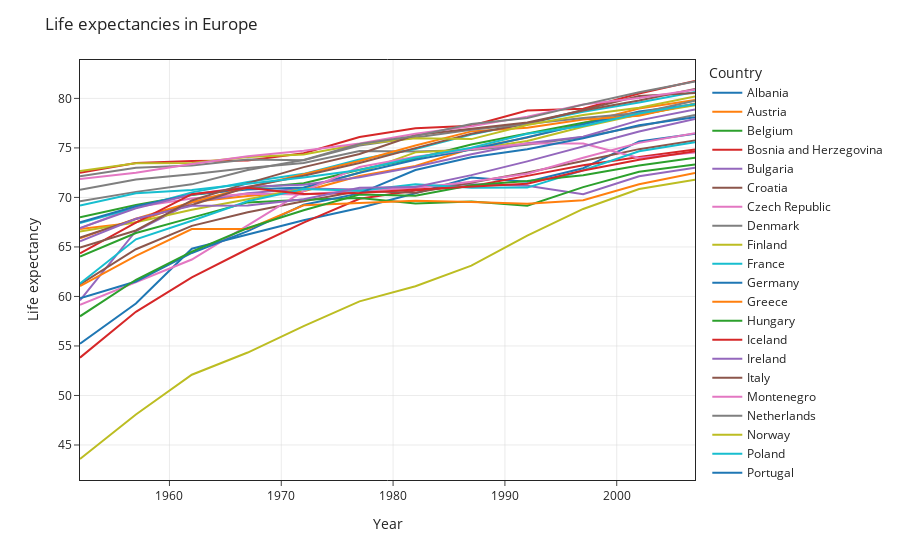

Write notebook code for a chart like this one.
### Markdown cell above
### - - - Simple plot 01

### Code cell
fig = px.line(df, x="year", y="lifeExp", color="country",
              color_discrete_sequence=px.colors.qualitative.D3,
              labels={"year": "Year",  "lifeExp": "Life expectancy", "country": "Country"})

# update layout
fig.update_layout(template="simple_white",
                  title="Life expectancies in Europe")

# update x axis
# fig.update_xaxes(range=[0,5])    # update range
fig.update_xaxes(mirror=True)     # update axes
fig.update_xaxes(showgrid=True, gridcolor='#d6d6d6', gridwidth=.5)    # update grid

# # update y axis
fig.update_yaxes(mirror=True)     # update axes
fig.update_yaxes(showgrid=True, gridcolor='#d6d6d6', gridwidth=.5)    # update grid

# save image
fig.write_image("images/simple_line_plot_01.png", width=1080, height=720, scale=3)
fig.show()

### Figure 1 — Plotly figure (JSON) as saved in the notebook; plotly's stock layout.template omitted (floating-point values rounded to 4 significant figures)
{"data": [{"hovertemplate": "Country=Albania<br>Year=%{x}<br>Life expectancy=%{y}<extra></extra>", "legendgroup": "Albania", "line": {"color": "#1F77B4", "dash": "solid"}, "mode": "lines", "name": "Albania", "orientation": "v", "showlegend": true, "type": "scatter", "x": [1952, 1957, 1962, 1967, 1972, 1977, 1982, 1987, 1992, 1997, 2002, 2007], "xaxis": "x", "y": [55.23, 59.28, 64.82, 66.22, 67.69, 68.93, 70.42, 72, 71.58, 72.95, 75.65, 76.42], "yaxis": "y"}, {"hovertemplate": "Country=Austria<br>Year=%{x}<br>Life expectancy=%{y}<extra></extra>", "legendgroup": "Austria", "line": {"color": "#FF7F0E", "dash": "solid"}, "mode": "lines", "name": "Austria", "orientation": "v", "showlegend": true, "type": "scatter", "x": [1952, 1957, 1962, 1967, 1972, 1977, 1982, 1987, 1992, 1997, 2002, 2007], "xaxis": "x", "y": [66.8, 67.48, 69.54, 70.14, 70.63, 72.17, 73.18, 74.94, 76.04, 77.51, 78.98, 79.83], "yaxis": "y"}, {"hovertemplate": "Country=Belgium<br>Year=%{x}<br>Life expectancy=%{y}<extra></extra>", "legendgroup": "Belgium", "line": {"color": "#2CA02C", "dash": "solid"}, "mode": "lines", "name": "Belgium", "orientation": "v", "showlegend": true, "type": "scatter", "x": [1952, 1957, 1962, 1967, 1972, 1977, 1982, 1987, 1992, 1997, 2002, 2007], "xaxis": "x", "y": [68, 69.24, 70.25, 70.94, 71.44, 72.8, 73.93, 75.35, 76.46, 77.53, 78.32, 79.44], "yaxis": "y"}, {"hovertemplate": "Country=Bosnia and Herzegovina<br>Year=%{x}<br>Life expectancy=%{y}<extra></extra>", "legendgroup": "Bosnia and Herzegovina", "line": {"color": "#D62728", "dash": "solid"}, "mode": "lines", "name": "Bosnia and Herzegovina", "orientation": "v", "showlegend": true, "type": "scatter", "x": [1952, 1957, 1962, 1967, 1972, 1977, 1982, 1987, 1992, 1997, 2002, 2007], "xaxis": "x", "y": [53.82, 58.45, 61.93, 64.79, 67.45, 69.86, 70.69, 71.14, 72.18, 73.24, 74.09, 74.85], "yaxis": "y"}, {"hovertemplate": "Country=Bulgaria<br>Year=%{x}<br>Life expectancy=%{y}<extra></extra>", "legendgroup": "Bulgaria", "line": {"color": "#9467BD", "dash": "solid"}, "mode": "lines", "name": "Bulgaria", "orientation": "v", "showlegend": true, "type": "scatter", "x": [1952, 1957, 1962, 1967, 1972, 1977, 1982, 1987, 1992, 1997, 2002, 2007], "xaxis": "x", "y": [59.6, 66.61, 69.51, 70.42, 70.9, 70.81, 71.08, 71.34, 71.19, 70.32, 72.14, 73.0], "yaxis": "y"}, {"hovertemplate": "Country=Croatia<br>Year=%{x}<br>Life expectancy=%{y}<extra></extra>", "legendgroup": "Croatia", "line": {"color": "#8C564B", "dash": "solid"}, "mode": "lines", "name": "Croatia", "orientation": "v", "showlegend": true, "type": "scatter", "x": [1952, 1957, 1962, 1967, 1972, 1977, 1982, 1987, 1992, 1997, 2002, 2007], "xaxis": "x", "y": [61.21, 64.77, 67.13, 68.5, 69.61, 70.64, 70.46, 71.52, 72.53, 73.68, 74.88, 75.75], "yaxis": "y"}, {"hovertemplate": "Country=Czech Republic<br>Year=%{x}<br>Life expectancy=%{y}<extra></extra>", "legendgroup": "Czech Republic", "line": {"color": "#E377C2", "dash": "solid"}, "mode": "lines", "name": "Czech Republic", "orientation": "v", "showlegend": true, "type": "scatter", "x": [1952, 1957, 1962, 1967, 1972, 1977, 1982, 1987, 1992, 1997, 2002, 2007], "xaxis": "x", "y": [66.87, 69.03, 69.9, 70.38, 70.29, 70.71, 70.96, 71.58, 72.4, 74.01, 75.51, 76.49], "yaxis": "y"}, {"hovertemplate": "Country=Denmark<br>Year=%{x}<br>Life expectancy=%{y}<extra></extra>", "legendgroup": "Denmark", "line": {"color": "#7F7F7F", "dash": "solid"}, "mode": "lines", "name": "Denmark", "orientation": "v", "showlegend": true, "type": "scatter", "x": [1952, 1957, 1962, 1967, 1972, 1977, 1982, 1987, 1992, 1997, 2002, 2007], "xaxis": "x", "y": [70.78, 71.81, 72.35, 72.96, 73.47, 74.69, 74.63, 74.8, 75.33, 76.11, 77.18, 78.33], "yaxis": "y"}, {"hovertemplate": "Country=Finland<br>Year=%{x}<br>Life expectancy=%{y}<extra></extra>", "legendgroup": "Finland", "line": {"color": "#BCBD22", "dash": "solid"}, "mode": "lines", "name": "Finland", "orientation": "v", "showlegend": true, "type": "scatter", "x": [1952, 1957, 1962, 1967, 1972, 1977, 1982, 1987, 1992, 1997, 2002, 2007], "xaxis": "x", "y": [66.55, 67.49, 68.75, 69.83, 70.87, 72.52, 74.55, 74.83, 75.7, 77.13, 78.37, 79.31], "yaxis": "y"}, {"hovertemplate": "Country=France<br>Year=%{x}<br>Life expectancy=%{y}<extra></extra>", "legendgroup": "France", "line": {"color": "#17BECF", "dash": "solid"}, "mode": "lines", "name": "France", "orientation": "v", "showlegend": true, "type": "scatter", "x": [1952, 1957, 1962, 1967, 1972, 1977, 1982, 1987, 1992, 1997, 2002, 2007], "xaxis": "x", "y": [67.41, 68.93, 70.51, 71.55, 72.38, 73.83, 74.89, 76.34, 77.46, 78.64, 79.59, 80.66], "yaxis": "y"}, {"hovertemplate": "Country=Germany<br>Year=%{x}<br>Life expectancy=%{y}<extra></extra>", "legendgroup": "Germany", "line": {"color": "#1F77B4", "dash": "solid"}, "mode": "lines", "name": "Germany", "orientation": "v", "showlegend": true, "type": "scatter", "x": [1952, 1957, 1962, 1967, 1972, 1977, 1982, 1987, 1992, 1997, 2002, 2007], "xaxis": "x", "y": [67.5, 69.1, 70.3, 70.8, 71, 72.5, 73.8, 74.85, 76.07, 77.34, 78.67, 79.41], "yaxis": "y"}, {"hovertemplate": "Country=Greece<br>Year=%{x}<br>Life expectancy=%{y}<extra></extra>", "legendgroup": "Greece", "line": {"color": "#FF7F0E", "dash": "solid"}, "mode": "lines", "name": "Greece", "orientation": "v", "showlegend": true, "type": "scatter", "x": [1952, 1957, 1962, 1967, 1972, 1977, 1982, 1987, 1992, 1997, 2002, 2007], "xaxis": "x", "y": [65.86, 67.86, 69.51, 71, 72.34, 73.68, 75.24, 76.67, 77.03, 77.87, 78.26, 79.48], "yaxis": "y"}, {"hovertemplate": "Country=Hungary<br>Year=%{x}<br>Life expectancy=%{y}<extra></extra>", "legendgroup": "Hungary", "line": {"color": "#2CA02C", "dash": "solid"}, "mode": "lines", "name": "Hungary", "orientation": "v", "showlegend": true, "type": "scatter", "x": [1952, 1957, 1962, 1967, 1972, 1977, 1982, 1987, 1992, 1997, 2002, 2007], "xaxis": "x", "y": [64.03, 66.41, 67.96, 69.5, 69.76, 69.95, 69.39, 69.58, 69.17, 71.04, 72.59, 73.34], "yaxis": "y"}, {"hovertemplate": "Country=Iceland<br>Year=%{x}<br>Life expectancy=%{y}<extra></extra>", "legendgroup": "Iceland", "line": {"color": "#D62728", "dash": "solid"}, "mode": "lines", "name": "Iceland", "orientation": "v", "showlegend": true, "type": "scatter", "x": [1952, 1957, 1962, 1967, 1972, 1977, 1982, 1987, 1992, 1997, 2002, 2007], "xaxis": "x", "y": [72.49, 73.47, 73.68, 73.73, 74.46, 76.11, 76.99, 77.23, 78.77, 78.95, 80.5, 81.76], "yaxis": "y"}, {"hovertemplate": "Country=Ireland<br>Year=%{x}<br>Life expectancy=%{y}<extra></extra>", "legendgroup": "Ireland", "line": {"color": "#9467BD", "dash": "solid"}, "mode": "lines", "name": "Ireland", "orientation": "v", "showlegend": true, "type": "scatter", "x": [1952, 1957, 1962, 1967, 1972, 1977, 1982, 1987, 1992, 1997, 2002, 2007], "xaxis": "x", "y": [66.91, 68.9, 70.29, 71.08, 71.28, 72.03, 73.1, 74.36, 75.47, 76.12, 77.78, 78.89], "yaxis": "y"}, {"hovertemplate": "Country=Italy<br>Year=%{x}<br>Life expectancy=%{y}<extra></extra>", "legendgroup": "Italy", "line": {"color": "#8C564B", "dash": "solid"}, "mode": "lines", "name": "Italy", "orientation": "v", "showlegend": true, "type": "scatter", "x": [1952, 1957, 1962, 1967, 1972, 1977, 1982, 1987, 1992, 1997, 2002, 2007], "xaxis": "x", "y": [65.94, 67.81, 69.24, 71.06, 72.19, 73.48, 74.98, 76.42, 77.44, 78.82, 80.24, 80.55], "yaxis": "y"}, {"hovertemplate": "Country=Montenegro<br>Year=%{x}<br>Life expectancy=%{y}<extra></extra>", "legendgroup": "Montenegro", "line": {"color": "#E377C2", "dash": "solid"}, "mode": "lines", "name": "Montenegro", "orientation": "v", "showlegend": true, "type": "scatter", "x": [1952, 1957, 1962, 1967, 1972, 1977, 1982, 1987, 1992, 1997, 2002, 2007], "xaxis": "x", "y": [59.16, 61.45, 63.73, 67.18, 70.64, 73.07, 74.1, 74.86, 75.44, 75.44, 73.98, 74.54], "yaxis": "y"}, {"hovertemplate": "Country=Netherlands<br>Year=%{x}<br>Life expectancy=%{y}<extra></extra>", "legendgroup": "Netherlands", "line": {"color": "#7F7F7F", "dash": "solid"}, "mode": "lines", "name": "Netherlands", "orientation": "v", "showlegend": true, "type": "scatter", "x": [1952, 1957, 1962, 1967, 1972, 1977, 1982, 1987, 1992, 1997, 2002, 2007], "xaxis": "x", "y": [72.13, 72.99, 73.23, 73.82, 73.75, 75.24, 76.05, 76.83, 77.42, 78.03, 78.53, 79.76], "yaxis": "y"}, {"hovertemplate": "Country=Norway<br>Year=%{x}<br>Life expectancy=%{y}<extra></extra>", "legendgroup": "Norway", "line": {"color": "#BCBD22", "dash": "solid"}, "mode": "lines", "name": "Norway", "orientation": "v", "showlegend": true, "type": "scatter", "x": [1952, 1957, 1962, 1967, 1972, 1977, 1982, 1987, 1992, 1997, 2002, 2007], "xaxis": "x", "y": [72.67, 73.44, 73.47, 74.08, 74.34, 75.37, 75.97, 75.89, 77.32, 78.32, 79.05, 80.2], "yaxis": "y"}, {"hovertemplate": "Country=Poland<br>Year=%{x}<br>Life expectancy=%{y}<extra></extra>", "legendgroup": "Poland", "line": {"color": "#17BECF", "dash": "solid"}, "mode": "lines", "name": "Poland", "orientation": "v", "showlegend": true, "type": "scatter", "x": [1952, 1957, 1962, 1967, 1972, 1977, 1982, 1987, 1992, 1997, 2002, 2007], "xaxis": "x", "y": [61.31, 65.77, 67.64, 69.61, 70.85, 70.67, 71.32, 70.98, 70.99, 72.75, 74.67, 75.56], "yaxis": "y"}, {"hovertemplate": "Country=Portugal<br>Year=%{x}<br>Life expectancy=%{y}<extra></extra>", "legendgroup": "Portugal", "line": {"color": "#1F77B4", "dash": "solid"}, "mode": "lines", "name": "Portugal", "orientation": "v", "showlegend": true, "type": "scatter", "x": [1952, 1957, 1962, 1967, 1972, 1977, 1982, 1987, 1992, 1997, 2002, 2007], "xaxis": "x", "y": [59.82, 61.51, 64.39, 66.6, 69.26, 70.41, 72.77, 74.06, 74.86, 75.97, 77.29, 78.1], "yaxis": "y"}, {"hovertemplate": "Country=Romania<br>Year=%{x}<br>Life expectancy=%{y}<extra></extra>", "legendgroup": "Romania", "line": {"color": "#FF7F0E", "dash": "solid"}, "mode": "lines", "name": "Romania", "orientation": "v", "showlegend": true, "type": "scatter", "x": [1952, 1957, 1962, 1967, 1972, 1977, 1982, 1987, 1992, 1997, 2002, 2007], "xaxis": "x", "y": [61.05, 64.1, 66.8, 66.8, 69.21, 69.46, 69.66, 69.53, 69.36, 69.72, 71.32, 72.48], "yaxis": "y"}, {"hovertemplate": "Country=Serbia<br>Year=%{x}<br>Life expectancy=%{y}<extra></extra>", "legendgroup": "Serbia", "line": {"color": "#2CA02C", "dash": "solid"}, "mode": "lines", "name": "Serbia", "orientation": "v", "showlegend": true, "type": "scatter", "x": [1952, 1957, 1962, 1967, 1972, 1977, 1982, 1987, 1992, 1997, 2002, 2007], "xaxis": "x", "y": [58.0, 61.69, 64.53, 66.91, 68.7, 70.3, 70.16, 71.22, 71.66, 72.23, 73.21, 74.0], "yaxis": "y"}, {"hovertemplate": "Country=Slovak Republic<br>Year=%{x}<br>Life expectancy=%{y}<extra></extra>", "legendgroup": "Slovak Republic", "line": {"color": "#D62728", "dash": "solid"}, "mode": "lines", "name": "Slovak Republic", "orientation": "v", "showlegend": true, "type": "scatter", "x": [1952, 1957, 1962, 1967, 1972, 1977, 1982, 1987, 1992, 1997, 2002, 2007], "xaxis": "x", "y": [64.36, 67.45, 70.33, 70.98, 70.35, 70.45, 70.8, 71.08, 71.38, 72.71, 73.8, 74.66], "yaxis": "y"}, {"hovertemplate": "Country=Slovenia<br>Year=%{x}<br>Life expectancy=%{y}<extra></extra>", "legendgroup": "Slovenia", "line": {"color": "#9467BD", "dash": "solid"}, "mode": "lines", "name": "Slovenia", "orientation": "v", "showlegend": true, "type": "scatter", "x": [1952, 1957, 1962, 1967, 1972, 1977, 1982, 1987, 1992, 1997, 2002, 2007], "xaxis": "x", "y": [65.57, 67.85, 69.15, 69.18, 69.82, 70.97, 71.06, 72.25, 73.64, 75.13, 76.66, 77.93], "yaxis": "y"}, {"hovertemplate": "Country=Spain<br>Year=%{x}<br>Life expectancy=%{y}<extra></extra>", "legendgroup": "Spain", "line": {"color": "#8C564B", "dash": "solid"}, "mode": "lines", "name": "Spain", "orientation": "v", "showlegend": true, "type": "scatter", "x": [1952, 1957, 1962, 1967, 1972, 1977, 1982, 1987, 1992, 1997, 2002, 2007], "xaxis": "x", "y": [64.94, 66.66, 69.69, 71.44, 73.06, 74.39, 76.3, 76.9, 77.57, 78.77, 79.78, 80.94], "yaxis": "y"}, {"hovertemplate": "Country=Sweden<br>Year=%{x}<br>Life expectancy=%{y}<extra></extra>", "legendgroup": "Sweden", "line": {"color": "#E377C2", "dash": "solid"}, "mode": "lines", "name": "Sweden", "orientation": "v", "showlegend": true, "type": "scatter", "x": [1952, 1957, 1962, 1967, 1972, 1977, 1982, 1987, 1992, 1997, 2002, 2007], "xaxis": "x", "y": [71.86, 72.49, 73.37, 74.16, 74.72, 75.44, 76.42, 77.19, 78.16, 79.39, 80.04, 80.88], "yaxis": "y"}, {"hovertemplate": "Country=Switzerland<br>Year=%{x}<br>Life expectancy=%{y}<extra></extra>", "legendgroup": "Switzerland", "line": {"color": "#7F7F7F", "dash": "solid"}, "mode": "lines", "name": "Switzerland", "orientation": "v", "showlegend": true, "type": "scatter", "x": [1952, 1957, 1962, 1967, 1972, 1977, 1982, 1987, 1992, 1997, 2002, 2007], "xaxis": "x", "y": [69.62, 70.56, 71.32, 72.77, 73.78, 75.39, 76.21, 77.41, 78.03, 79.37, 80.62, 81.7], "yaxis": "y"}, {"hovertemplate": "Country=Turkey<br>Year=%{x}<br>Life expectancy=%{y}<extra></extra>", "legendgroup": "Turkey", "line": {"color": "#BCBD22", "dash": "solid"}, "mode": "lines", "name": "Turkey", "orientation": "v", "showlegend": true, "type": "scatter", "x": [1952, 1957, 1962, 1967, 1972, 1977, 1982, 1987, 1992, 1997, 2002, 2007], "xaxis": "x", "y": [43.59, 48.08, 52.1, 54.34, 57.01, 59.51, 61.04, 63.11, 66.15, 68.83, 70.84, 71.78], "yaxis": "y"}, {"hovertemplate": "Country=United Kingdom<br>Year=%{x}<br>Life expectancy=%{y}<extra></extra>", "legendgroup": "United Kingdom", "line": {"color": "#17BECF", "dash": "solid"}, "mode": "lines", "name": "United Kingdom", "orientation": "v", "showlegend": true, "type": "scatter", "x": [1952, 1957, 1962, 1967, 1972, 1977, 1982, 1987, 1992, 1997, 2002, 2007], "xaxis": "x", "y": [69.18, 70.42, 70.76, 71.36, 72.01, 72.76, 74.04, 75.01, 76.42, 77.22, 78.47, 79.42], "yaxis": "y"}], "layout": {"legend": {"title": {"text": "Country"}, "tracegroupgap": 0}, "margin": {"t": 60}, "title": {"text": "Life expectancies in Europe"}, "xaxis": {"anchor": "y", "domain": [0, 1], "gridcolor": "#d6d6d6", "gridwidth": 0.5, "mirror": true, "showgrid": true, "title": {"text": "Year"}}, "yaxis": {"anchor": "x", "domain": [0, 1], "gridcolor": "#d6d6d6", "gridwidth": 0.5, "mirror": true, "showgrid": true, "title": {"text": "Life expectancy"}}}}
